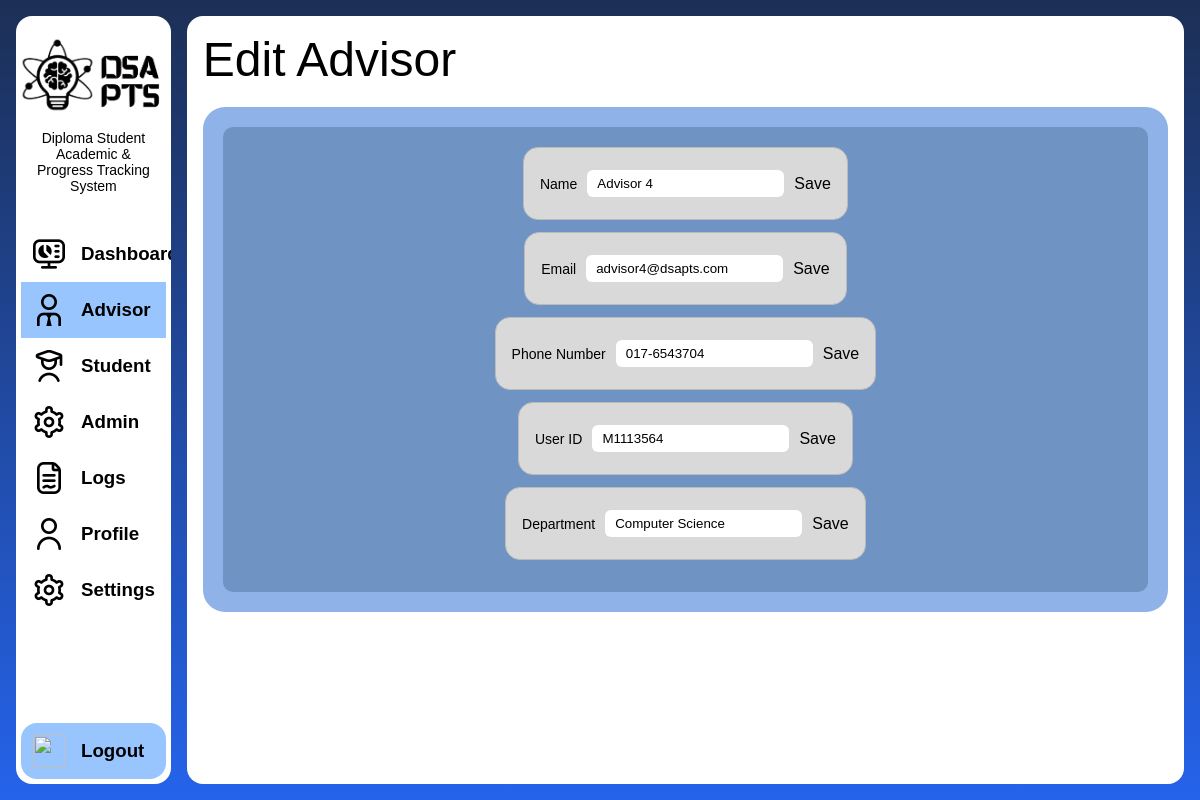
The page /admin/advisor-edit.php?id=4 on the database as committed earlier.
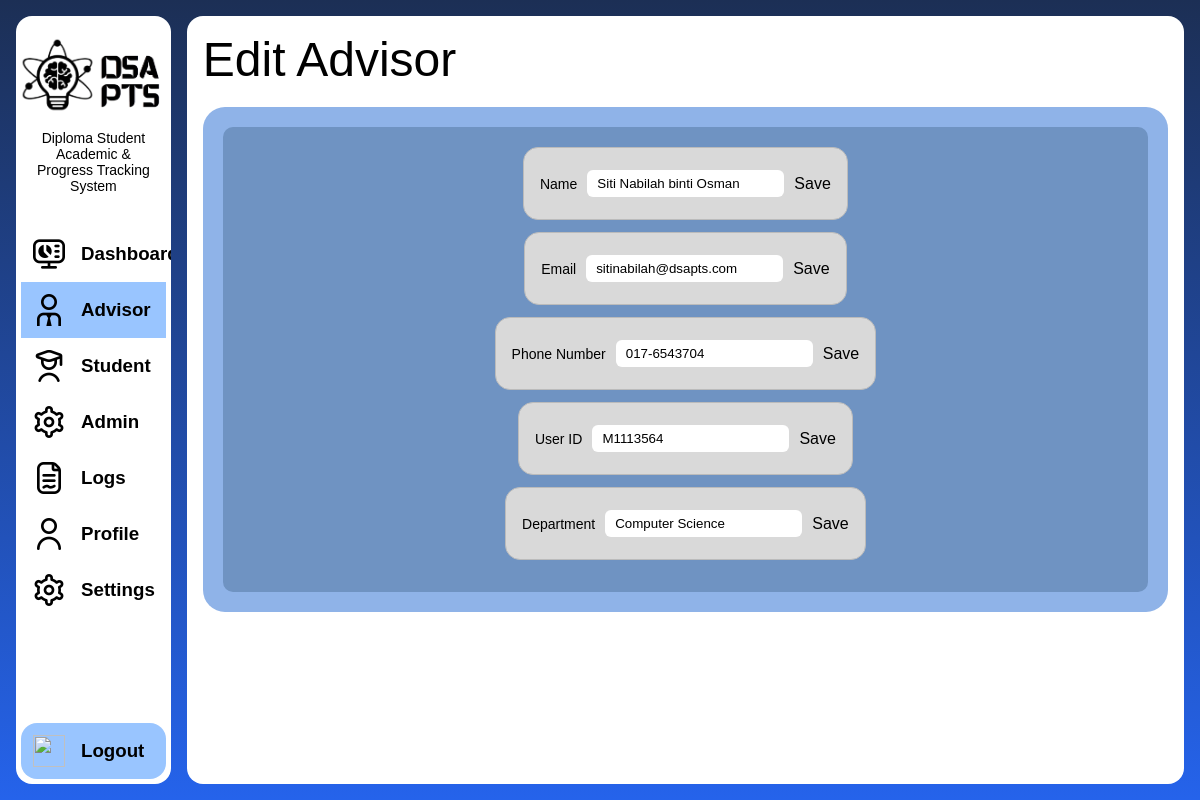
The same page on the database as committed later.
### tables this page shows
CREATE TABLE `advisor` (
  `user_id` int(11) NOT NULL,
  `department` varchar(100) DEFAULT NULL
);

CREATE TABLE `user` (
  `user_id` int(11) NOT NULL,
  `login_id` varchar(10) NOT NULL,
  `name` varchar(100) NOT NULL,
  `email` varchar(100) NOT NULL,
  `password` varchar(255) NOT NULL,
  `profile_picture` varchar(255) DEFAULT NULL,
  `address` varchar(255) DEFAULT NULL,
  `phone_number` varchar(20) DEFAULT NULL
);

### models/functions.php (called while the page is built, shortened)
<?php
function getUserById($conn, $table, $idColumn, $user_id)
{
    $result = $conn->query("
    SELECT $table.*, user.*
    FROM $table
    INNER JOIN user ON $table.user_id = user.user_id
    WHERE $idColumn = '$user_id' LIMIT 1");
    return $result->fetch_assoc();
}

### admin/advisor-edit.php (the view, shortened to what this page needs)
<!DOCTYPE html>
<html lang="en">
<head>
    <link rel="stylesheet" href="../style/layout.css">
    <link rel="stylesheet" href="../style/admin.css">
    <link rel="stylesheet" href="../style/styles.css">
</head>
<body class="page-body main-gradient-bg">
    <?php
    include("components/sidebar-admin.php");
    include("../models/functions.php");
    ?>
    <?php
    $user_id = $_GET['id'] ?? null;
    $advisor = getUserById($conn, "advisor", "advisor.user_id", $user_id);
?>
    <main class="main-content main-rounded">
        <h1 class="content-title">Edit Advisor</h1>
        <div class="edit-box">
            <div class="edit-wrapper">
              <div class="edit-list">
              <form method="POST" action="advisor-edit.php?id=<?= $user_id ?>">
                <div class="edit-row">
                  <span>Name</span>
                  <input class="edit-design" type="text" name="value" value="<?= $advisor['name'] ?>">
                  <button type="submit" class="icon-btn">Save</button>
                </div>
              </form>
              <form method="POST" action="advisor-edit.php?id=<?= $user_id ?>">
                <div class="edit-row">
                  <span>Email</span>
                  <input class="edit-design" type="text" name="value" value="<?= $advisor['email'] ?>">
                  <button type="submit" class="icon-btn">Save</button>
                </div>
              </form>
              <form method="POST" action="advisor-edit.php?id=<?= $user_id ?>">
                <div class="edit-row">
                  <span>Phone Number</span>
                  <input class="edit-design" type="text" name="value" value="<?= $advisor['phone_number'] ?>">
                  <button type="submit" class="icon-btn">Save</button>
                </div>
              </form>
              <form method="POST" action="advisor-edit.php?id=<?= $user_id ?>">
                <div class="edit-row">
                  <span>User ID</span>
                  <input class="edit-design" type="text" name="value" value="<?= $advisor['login_id'] ?>">
                  <button type="submit" class="icon-btn">Save</button>
                </div>
              </form>
              <form method="POST" action="advisor-edit.php?id=<?= $user_id ?>">
                <div class="edit-row">
                  <span>Department</span>
                  <input class="edit-design" type="text" name="value" value="<?= $advisor['department'] ?>">
                  <button type="submit" class="icon-btn">Save</button>
                </div>
              </form>
              </div>
            </div>
        </div>
    </main>
</body>
</html>

Rows that differ between the two databases and show on the page:
changed through a linked row, advisor "Computer Science": value "Advisor 4" → "Siti Nabilah binti Osman"; value "advisor4@dsapts.com" → "sitinabilah@dsapts.com"
